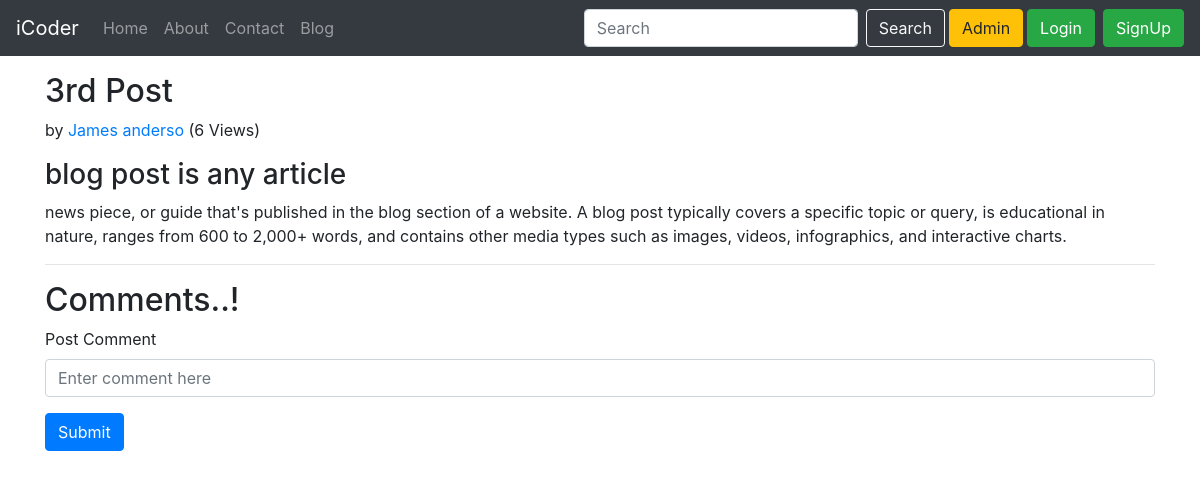
The app's page /blog/Test with its own data.
### blog/models.py (models this page shows, shortened)
class post(models.Model):
    sno = models.AutoField(primary_key=True)
    title = models.CharField(max_length=50)
    author = models.CharField(max_length=13)
    slug = models.CharField(max_length=130)
    content= models.TextField()
    views = models.IntegerField(default=0)
    images = models.ImageField(upload_to='')
    Timestamp = models.DateTimeField(blank=True)

### blog/views.py (the view)
# urls.py: path("<str:slug>", views.blogPost, name="blogPost"),
def blogPost(request, slug):
    Post = post.objects.filter(slug=slug).first()
    Post.views = Post.views + 1
    Post.save()
    context ={"Post":Post}
    return render(request , "blog/blogPost.html" , context)

### templates/blog/blogPost.html (shortened to what this page needs)
{% extends 'base.html' %}
{% block body %}
<div class="container my-3">
  <div class="blog-post">
          <h2 class="blog-post-title">{{Post.title}}</h2>
          <p class="blog-post-meta">{{Post.timeStamp}} by <a href="/blog">{{Post.author}}</a> (<span>{{Post.views}} Views</span>)</p>
          <p>{{Post.content|safe}}</p>
          <hr>
        </div>
        </div>
        <div class="container">
          <h2> Comments..!</h2>
          <form action="/blog/postComment" method="post">
              <div class="form-group">
                  <label for="exampleInputEmail1">Post Comment </label>
                  <input type="text" class="form-control" name="comment" placeholder="Enter comment here">
              </div>
              <button type="submit" class="btn btn-primary">Submit</button>
          </form>
        </div>
  {% endblock body %}

### records on screen
post: title "3rd Post", author "James anderso", views "6", content "blog post is any article news piece, or guide that's published in the blog section of a website. A blog post typically covers a specific topic or query, is educational in nature, ranges from 600 to 2,000+ words, and contains other media types such as images, videos, infographics, and interactive charts."
